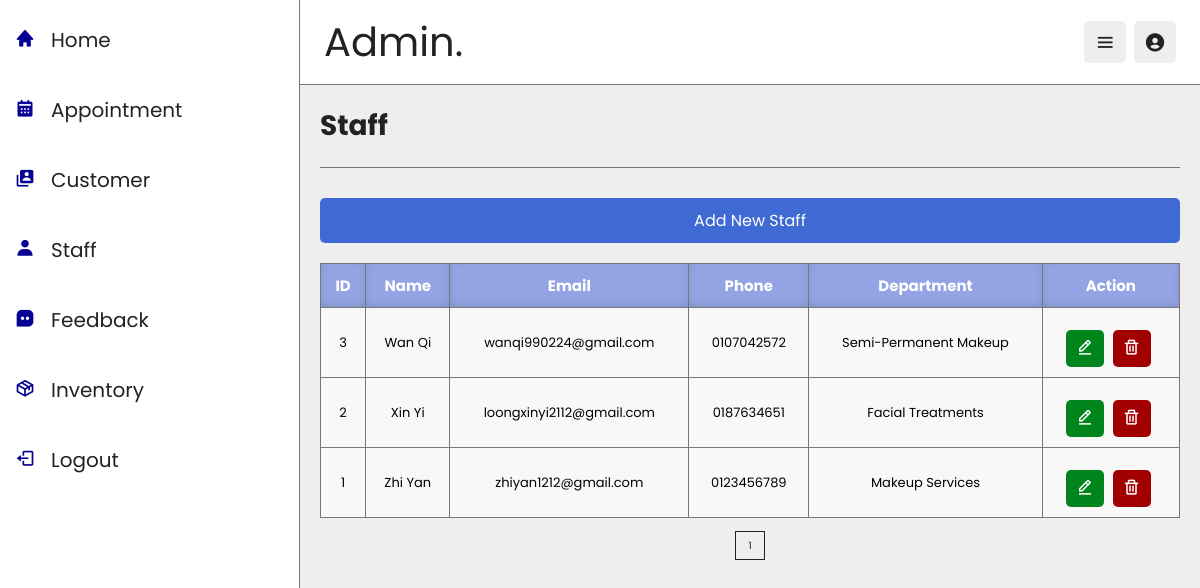
Page /staff.php on the committed database.
### tables this page shows
CREATE TABLE `staff` (
  `id` int(11) NOT NULL,
  `name` varchar(100) NOT NULL,
  `email` varchar(100) NOT NULL,
  `phone` varchar(20) NOT NULL,
  `department` varchar(100) NOT NULL
);

### staff.php (the view, shortened to what this page needs)
<?php
include 'config.php';
$records_per_page = 10;
$current_page = isset($_GET['page']) ? (int)$_GET['page'] : 1;
$start = ($current_page - 1) * $records_per_page;
$total_records_query = "SELECT COUNT(*) as total FROM staff";
$total_records_result = $conn->query($total_records_query);
$total_records = $total_records_result->fetch_assoc()['total'];
$total_pages = ceil($total_records / $records_per_page);
$query = "SELECT * FROM staff ORDER BY name ASC LIMIT $start, $records_per_page";
$staff = $conn->query($query);
?>
<!DOCTYPE html>
<html lang="en">
<head>
    <link rel="stylesheet" href="css/staff.css">
    <link rel="stylesheet" href="https://unpkg.com/boxicons@2.1.4/css/boxicons.min.css">
</head>
<body>
<header class="header">
    <div class="flex">
        <a href="admin_home.php" class="logo">Admin.</a>
        <div class="icons">
            <div id="menu-btn" class="bx bx-menu"></div>
            <div id="user-btn" class="bx bxs-user-circle"></div>
        </div>
    </div>
</header>
<div class="side-bar">
    <nav class="navbar">
        <a href="admin_home.php"><i class='bx bxs-home'></i><span>Home</span></a>
        <a href="admin_appointment.php"><i class='bx bxs-calendar'></i><span>Appointment</span></a>
        <a href="customer.php"><i class='bx bxs-user-account'></i><span>Customer</span></a>
        <a href="staff.php"><i class='bx bxs-user'></i><span>Staff</span></a>
        <a href="admin_feedback.php"><i class='bx bxs-message-square-dots'></i><span>Feedback</span></a>
        <a href="inventory.php"><i class='bx bx-package'></i><span>Inventory</span></a>
        <a href="home.php" onclick="return confirm('Logout from this website?');"><i class='bx bx-log-out'></i><span>Logout</span></a>
    </nav>
</div>
<section class="dashboard">
    <h1 class="heading">Staff</h1>
    <div class="add-staff">
        <a href="staff_form.php" class="btn">Add New Staff</a>
    </div>
    <div class="staff-table">
        <table>
            <thead>
                <tr>
                    <th>ID</th>
                    <th>Name</th>
                    <th>Email</th>
                    <th>Phone</th>
                    <th>Department</th>
                    <th>Action</th>
                </tr>
            </thead>
            <tbody>
                <?php if ($staff->num_rows > 0): ?>
                    <?php while ($row = $staff->fetch_assoc()): ?>
                        <?php
                        $name = isset($row['name']) ? htmlspecialchars($row['name']) : 'N/A';
                        $email = isset($row['email']) ? htmlspecialchars($row['email']) : 'N/A';
                        $phone = isset($row['phone']) && !is_null($row['phone']) ? htmlspecialchars($row['phone']) : 'N/A';
                        $department = isset($row['department']) ? htmlspecialchars($row['department']) : 'N/A';
                        ?>
                        <tr>
                            <td><?= htmlspecialchars($row['id']) ?></td>
                            <td><?= $name ?></td>
                            <td><?= $email ?></td>
                            <td><?= $phone ?></td>
                            <td><?= $department ?></td>
                            <td>
                                <a href="staff_form.php?id=<?= htmlspecialchars($row['id']) ?>" class="option-btn">
                                    <i class='bx bx-edit-alt'></i>
                                </a>
                                <a href="delete_staff.php?id=<?= htmlspecialchars($row['id']) ?>" class="delete-btn" onclick="return confirm('Are you sure you want to delete this staff?')">
                                    <i class='bx bx-trash'></i>
                                </a>
                            </td>
                        </tr>
                    <?php endwhile; ?>
                <?php else: ?>
                    <tr><td colspan="6">No staff found</td></tr>
                <?php endif; ?>
            </tbody>
        </table>
    </div>
    <div class="pagination">
        <?php for ($i = 1; $i <= $total_pages; $i++): ?>
            <a href="?page=<?= $i ?>" <?= ($i == $current_page) ? 'class="active"' : '' ?>>
                <?= $i ?>
            </a>
        <?php endfor; ?>
    </div>
</section>
</body>
</html>

### staff.css (style rules this page uses)
:root { --main-color: #93a3e3; --black: #222; --white: #fff; --brown: #291500; --blue: #060194; --green: #00851d; --red: #a20000; --light-black: #777; --light-white: #fff9; --light-brown: #fff1e3; --light-blue: #3f69d3; --dark-bg: rgba(0,0,0,.7); --light-bg: #eee; --border: 1px solid var(--light-black); --box-shadow: 3px 5px rgba(0,0,0,.1); --text-shadow: 0 24px 48px rgba(0,0,0,.3); }
* { font-family: "Poppins", sans-serif; margin: 0; padding: 0; box-sizing: border-box; outline: none; border: none; text-decoration: none; }
html { font-size: 62.5%; overflow-x: hidden; }
body { padding-bottom: 120px; background: var(--light-bg); padding-left: 300px; transition: padding-left .3s ease; }
section { padding: 20px; margin: 0 auto; max-width: 1200px; }
.heading { font-size: 28px; color: var(--black); text-transform: capitalize; padding-bottom: 20px; margin-bottom: 30px; border-bottom: var(--border); }
.btn, .option-btn, .delete-btn, .inline-btn, .inline-option-btn, .inline-delete-btn { margin-top: 12px; border-radius: 5px; padding: 10px 24px; cursor: pointer; color: var(--white); font-size: 16px; text-align: center; text-transform: capitalize; }
.btn, .option-btn, .delete-btn { display: block; width: 100%; }
.btn, .inline-btn { background: var(--main-color); }
.option-btn, .inline-option-btn { background: var(--green); }
.delete-btn, .inline-delete-btn { background: var(--red); }
.header { position: sticky; top: 0; left: 0; right: 0; background: var(--white); border-bottom: var(--border); z-index: 1200; }
.header .flex { display: flex; align-items: center; padding: 12px 24px; justify-content: space-between; position: relative; }
.header .flex .logo { font-size: 40px; color: var(--black); }
.header .flex .icons div { margin-left: 5px; height: 42px; width: 42px; line-height: 42px; font-size: 22px; color: var(--black); cursor: pointer; background: var(--light-bg); border-radius: 5px; text-align: center; }
.side-bar { position: fixed; top: 0; left: 0; height: 100vh; background: var(--white); width: 300px; border-right: var(--border); z-index: 1200; transition: left .3s ease; }
.side-bar .navbar a { display: block; padding: 15px; font-size: 20px; margin: 10px 0; }
.side-bar .navbar a i { margin-right: 16px; color: var(--blue); transition: .3s ease; }
.side-bar .navbar a span { color: var(--black); }
.add-staff a.btn { text-decoration: none; padding: 10px 20px; font-size: 16px; color: var(--white); background-color: var(--light-blue); border: none; border-radius: 5px; cursor: pointer; transition: background-color 0.3s ease; }
.staff-table table { width: 100%; border-collapse: collapse; margin-top: 20px; background: var(--light-white); }
.staff-table th, .staff-table td { border: 1px solid var(--light-black); padding: 10px; text-align: center; font-size: 13px; }
.staff-table th { background: var(--main-color); color: var(--white); font-weight: bold; box-shadow: inset 0 -3px 6px rgba(0, 0, 0, 0.1); font-size: 15px; }
.pagination { text-align: center; margin-top: 20px; }
.pagination a { padding: 6px 12px; margin: 0 5px; border: 1px solid var(--black); text-decoration: none; color: var(--black); background: var(--light-bg); }
.option-btn, .delete-btn { display: inline-block; padding: 5px 10px; margin-right: 5px; font-size: 18px; text-decoration: none; width: auto; height: auto; line-height: 1.5; text-align: center; }

### rows in the picture
staff: id "3", name "Wan Qi", email "wanqi990224@gmail.com", phone "0107042572", department "Semi-Permanent Makeup"
staff: id "2", name "Xin Yi", email "loongxinyi2112@gmail.com", phone "0187634651", department "Facial Treatments"
staff: id "1", name "Zhi Yan", email "zhiyan1212@gmail.com", phone "0123456789", department "Makeup Services"
